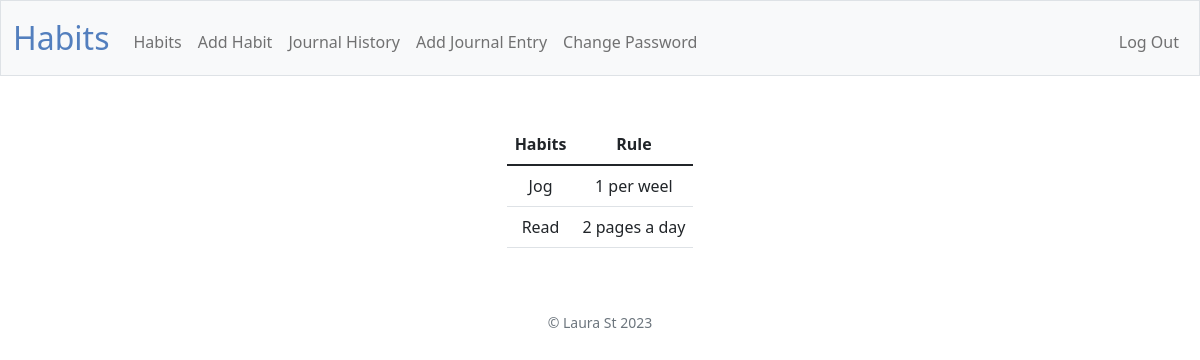
Page /habits (signed in) on the committed database.
### tables this page shows
CREATE TABLE "habits" (
    habit_id INTEGER PRIMARY KEY AUTOINCREMENT,
    user_id INTEGER,
    name TEXT NOT NULL,
    rule TEXT NOT NULL,
    created_at DATETIME DEFAULT CURRENT_TIMESTAMP,
    FOREIGN KEY (user_id) REFERENCES users(id)
);

### app.py (the view)
@app.route("/habits", methods=["GET"])
@login_required
def get_habits():
    habits = db.execute(
            "SELECT * FROM habits WHERE user_id = ?", session.get("user_id")
    )
    return render_template("habits.html", habits=habits)

### app.py (called while the page is built)
@app.after_request
def after_request(response):
    response.headers["Cache-Control"] = "no-cache, no-store, must-revalidate"
    response.headers["Expires"] = 0
    response.headers["Pragma"] = "no-cache"
    return response

### helpers.py (called while the page is built)
def login_required(f):
    @wraps(f)
    def decorated_function(*args, **kwargs):
        if session.get("user_id") is None:
            return redirect("/login")
        return f(*args, **kwargs)
    return decorated_function

### templates/habits.html (shortened to what this page needs)
{% extends "layout.html" %}
{% block main %}
<table class="table mx-auto w-auto">
    <thead>
        <tr>
            <th>Habits</th>
            <th>Rule</th>
        </tr>
    </thead>
    <tbody>
        {% for habit in habits %}
        <tr>
            <td>{{habit.name}}</td>
            <td>{{habit.rule}}</td>
        </tr>
        {% endfor %}
    </tbody>
</table>
{% endblock %}

### rows in the picture
habits: name "Jog", rule "1 per weel"
habits: name "Read", rule "2 pages a day"
